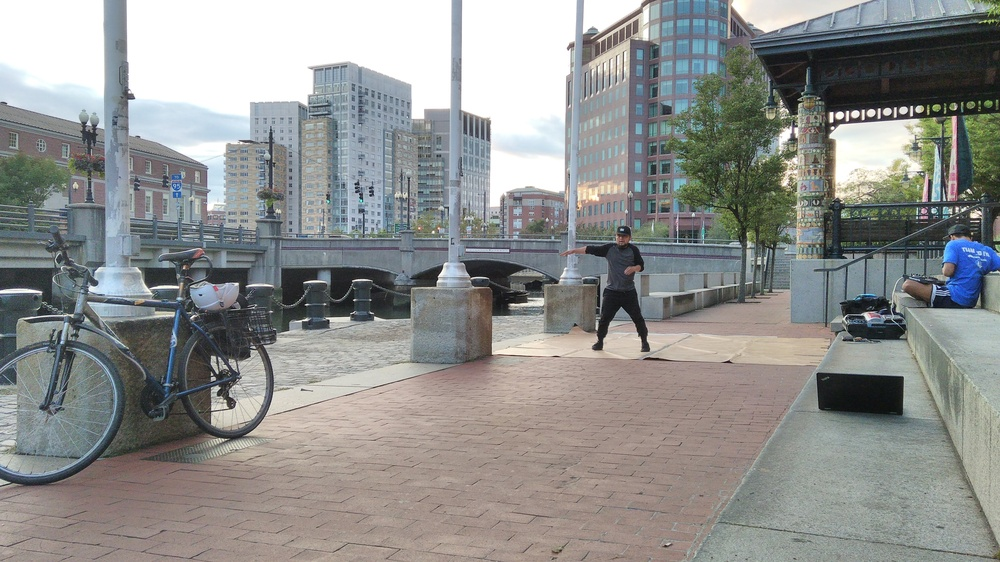
#> input picture questions/RISDance.jpg, 1000 x 562 px, shrunk from 3840 x 2160 before the run
$ python h1Q2.py
#> lines starting #> are read from the running program, lines starting #| are printed output that depends on the picture
from skimage import io
from skimage import img_as_float32
from skimage import transform
from scipy.ndimage import convolve
from scipy.ndimage import correlate
from mpl_toolkits.mplot3d import Axes3D
import time
import matplotlib.pyplot as plt
import numpy as np

I =  io.imread('RISDance.jpg')
#> I is the input picture: shape (562, 1000, 3); mean R, G, B 143.2, 144.5, 142.6
I = img_as_float32(I)
filter =  np.array(((1, 0, -1), (1, 0, -1), (1, 0, -1)))
filter = np.expand_dims(filter, -1)

conv = convolve(I, filter)
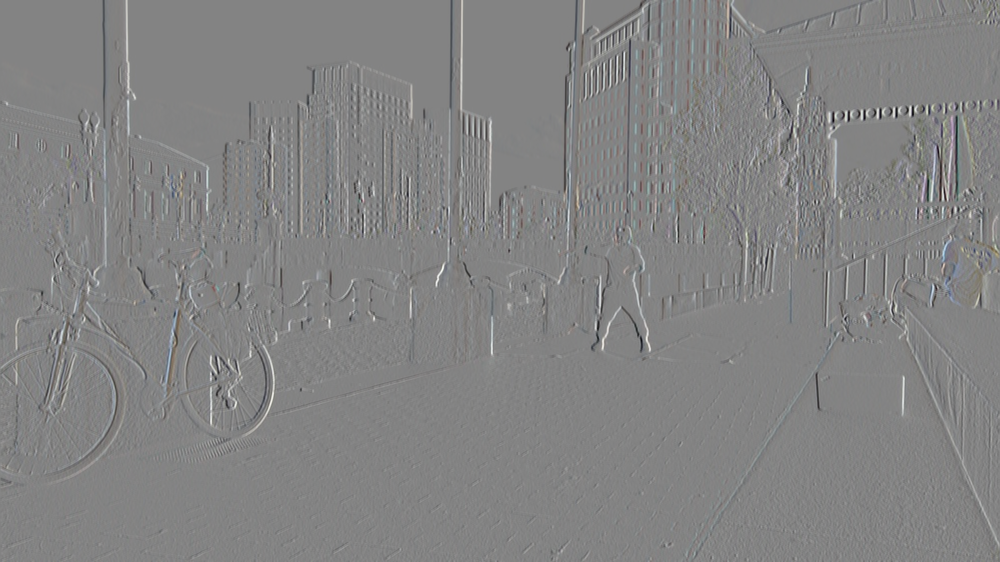
#> conv: shape (562, 1000, 3) float32; mean R, G, B -0.000499, -0.000463, -0.000771; drawn with min black and max white
corr = correlate(I, filter)
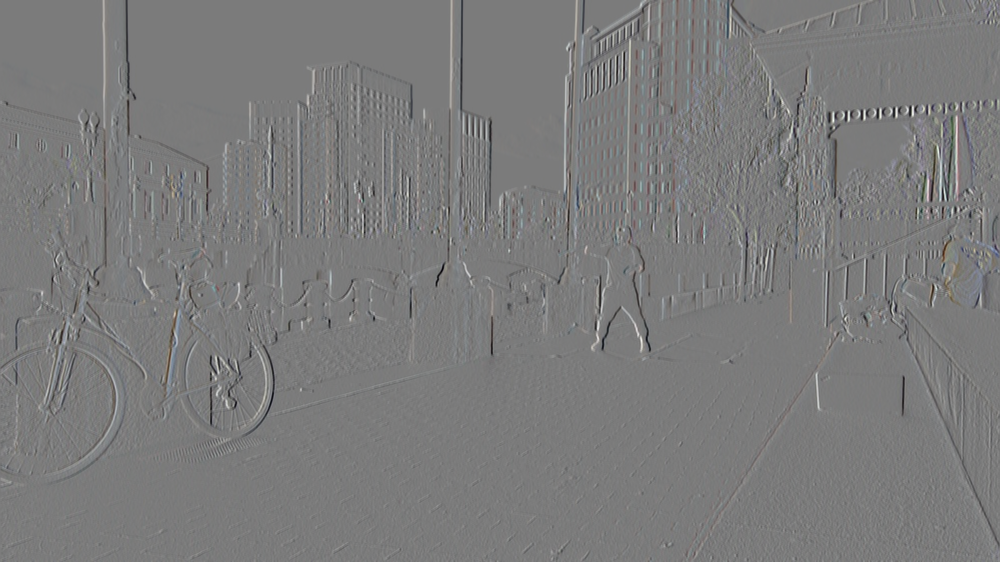
#> corr: shape (562, 1000, 3) float32; mean R, G, B 0.000499, 0.000463, 0.000771; drawn with min black and max white
plt.imshow( conv )
plt.show()
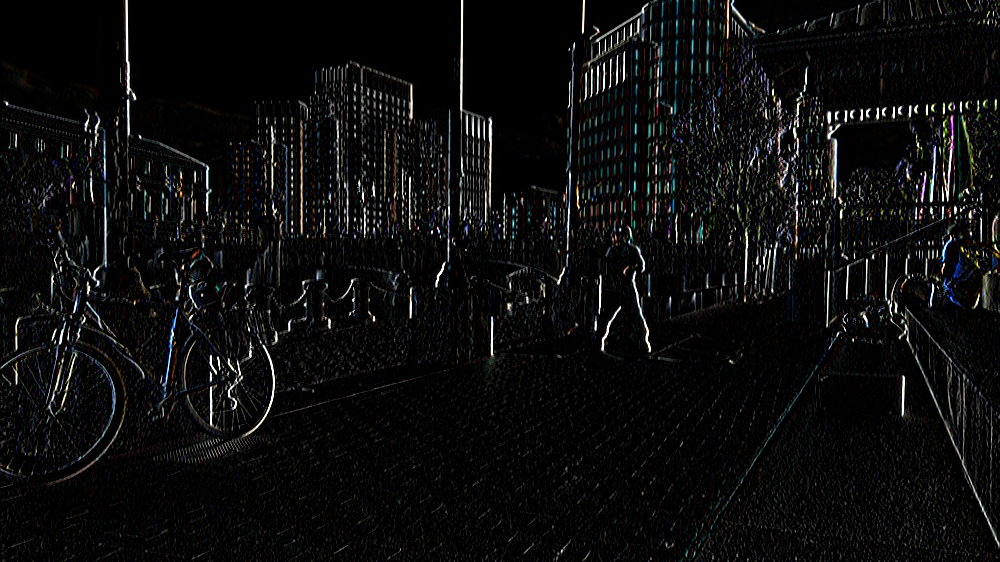
#> shown: shape (562, 1000, 3) float32; mean R, G, B 0.0512, 0.0521, 0.0523
plt.imshow(corr)
plt.show()
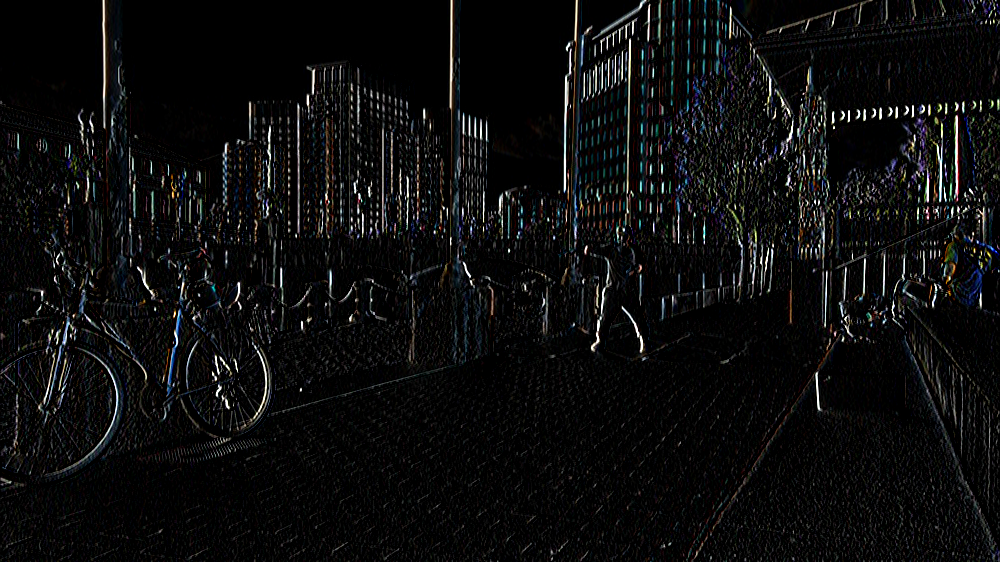
#> shown: shape (562, 1000, 3) float32; mean R, G, B 0.0523, 0.0532, 0.0537
